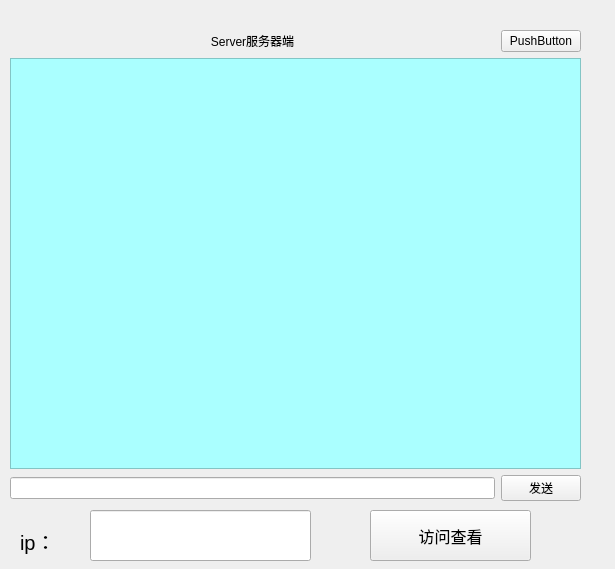
<?xml version="1.0" encoding="UTF-8"?>
<ui version="4.0">
 <class>Widget</class>
 <widget class="QWidget" name="Widget">
  <property name="geometry">
   <rect>
    <x>0</x>
    <y>0</y>
    <width>615</width>
    <height>569</height>
   </rect>
  </property>
  <property name="windowTitle">
   <string>Widget</string>
  </property>
  <widget class="QWidget" name="layoutWidget">
   <property name="geometry">
    <rect>
     <x>10</x>
     <y>30</y>
     <width>571</width>
     <height>471</height>
    </rect>
   </property>
   <layout class="QGridLayout" name="gridLayout">
    <item row="1" column="0" colspan="2">
     <widget class="QTextBrowser" name="textBrowser">
      <property name="palette">
       <palette>
        <active>
         <colorrole role="WindowText">
          <brush brushstyle="SolidPattern">
           <color alpha="255">
            <red>0</red>
            <green>0</green>
            <blue>0</blue>
           </color>
          </brush>
         </colorrole>
         <colorrole role="Button">
          <brush brushstyle="SolidPattern">
           <color alpha="255">
            <red>170</red>
            <green>255</green>
            <blue>255</blue>
           </color>
          </brush>
         </colorrole>
         <colorrole role="Text">
          <brush brushstyle="SolidPattern">
           <color alpha="255">
            <red>0</red>
            <green>0</green>
            <blue>0</blue>
           </color>
          </brush>
         </colorrole>
         <colorrole role="Base">
          <brush brushstyle="SolidPattern">
           <color alpha="255">
            <red>170</red>
            <green>255</green>
            <blue>255</blue>
           </color>
          </brush>
         </colorrole>
         <colorrole role="Window">
          <brush brushstyle="SolidPattern">
           <color alpha="255">
            <red>170</red>
            <green>255</green>
            <blue>255</blue>
           </color>
          </brush>
         </colorrole>
         <colorrole role="PlaceholderText">
          <brush brushstyle="SolidPattern">
           <color alpha="128">
            <red>85</red>
            <green>170</green>
            <blue>127</blue>
           </color>
          </brush>
         </colorrole>
        </active>
        <inactive>
         <colorrole role="WindowText">
          <brush brushstyle="SolidPattern">
           <color alpha="255">
            <red>0</red>
            <green>0</green>
            <blue>0</blue>
           </color>
          </brush>
         </colorrole>
         <colorrole role="Button">
          <brush brushstyle="SolidPattern">
           <color alpha="255">
            <red>170</red>
            <green>255</green>
            <blue>255</blue>
           </color>
          </brush>
         </colorrole>
         <colorrole role="Text">
          <brush brushstyle="SolidPattern">
           <color alpha="255">
            <red>0</red>
            <green>0</green>
            <blue>0</blue>
           </color>
          </brush>
         </colorrole>
         <colorrole role="Base">
          <brush brushstyle="SolidPattern">
           <color alpha="255">
            <red>170</red>
            <green>255</green>
            <blue>255</blue>
           </color>
          </brush>
         </colorrole>
         <colorrole role="Window">
          <brush brushstyle="SolidPattern">
           <color alpha="255">
            <red>170</red>
            <green>255</green>
            <blue>255</blue>
           </color>
          </brush>
         </colorrole>
         <colorrole role="PlaceholderText">
          <brush brushstyle="SolidPattern">
           <color alpha="128">
            <red>85</red>
            <green>170</green>
            <blue>127</blue>
           </color>
          </brush>
         </colorrole>
        </inactive>
        <disabled>
         <colorrole role="WindowText">
          <brush brushstyle="SolidPattern">
           <color alpha="255">
            <red>120</red>
            <green>120</green>
            <blue>120</blue>
           </color>
          </brush>
         </colorrole>
         <colorrole role="Button">
          <brush brushstyle="SolidPattern">
           <color alpha="255">
            <red>170</red>
            <green>255</green>
            <blue>255</blue>
           </color>
          </brush>
         </colorrole>
         <colorrole role="Text">
          <brush brushstyle="SolidPattern">
           <color alpha="255">
            <red>120</red>
            <green>120</green>
            <blue>120</blue>
           </color>
          </brush>
         </colorrole>
         <colorrole role="Base">
          <brush brushstyle="SolidPattern">
           <color alpha="255">
            <red>170</red>
            <green>255</green>
            <blue>255</blue>
           </color>
          </brush>
         </colorrole>
         <colorrole role="Window">
          <brush brushstyle="SolidPattern">
           <color alpha="255">
            <red>170</red>
            <green>255</green>
            <blue>255</blue>
           </color>
          </brush>
         </colorrole>
         <colorrole role="PlaceholderText">
          <brush brushstyle="SolidPattern">
           <color alpha="128">
            <red>0</red>
            <green>0</green>
            <blue>0</blue>
           </color>
          </brush>
         </colorrole>
        </disabled>
       </palette>
      </property>
      <property name="html">
       <string>&lt;!DOCTYPE HTML PUBLIC &quot;-//W3C//DTD HTML 4.0//EN&quot; &quot;http://www.w3.org/TR/REC-html40/strict.dtd&quot;&gt;
&lt;html&gt;&lt;head&gt;&lt;meta name=&quot;qrichtext&quot; content=&quot;1&quot; /&gt;&lt;style type=&quot;text/css&quot;&gt;
p, li { white-space: pre-wrap; }
&lt;/style&gt;&lt;/head&gt;&lt;body style=&quot; font-family:'SimSun'; font-size:9pt; font-weight:400; font-style:normal;&quot;&gt;
&lt;p style=&quot;-qt-paragraph-type:empty; margin-top:0px; margin-bottom:0px; margin-left:0px; margin-right:0px; -qt-block-indent:0; text-indent:0px;&quot;&gt;&lt;br /&gt;&lt;/p&gt;&lt;/body&gt;&lt;/html&gt;</string>
      </property>
     </widget>
    </item>
    <item row="2" column="1">
     <widget class="QPushButton" name="pushButton">
      <property name="text">
       <string>发送</string>
      </property>
     </widget>
    </item>
    <item row="0" column="0">
     <widget class="QLabel" name="label">
      <property name="styleSheet">
       <string notr="true">font: 28pt &quot;Arial&quot;;</string>
      </property>
      <property name="text">
       <string>Server服务器端</string>
      </property>
      <property name="scaledContents">
       <bool>false</bool>
      </property>
      <property name="alignment">
       <set>Qt::AlignCenter</set>
      </property>
     </widget>
    </item>
    <item row="2" column="0">
     <widget class="QLineEdit" name="lineEdit"/>
    </item>
    <item row="0" column="1">
     <widget class="QPushButton" name="sendbtn">
      <property name="text">
       <string>PushButton</string>
      </property>
     </widget>
    </item>
   </layout>
  </widget>
  <widget class="QPushButton" name="genQrBtn">
   <property name="geometry">
    <rect>
     <x>370</x>
     <y>510</y>
     <width>161</width>
     <height>51</height>
    </rect>
   </property>
   <property name="font">
    <font>
     <pointsize>12</pointsize>
    </font>
   </property>
   <property name="text">
    <string>访问查看</string>
   </property>
  </widget>
  <widget class="QLineEdit" name="ipEdit">
   <property name="geometry">
    <rect>
     <x>90</x>
     <y>510</y>
     <width>221</width>
     <height>51</height>
    </rect>
   </property>
   <property name="font">
    <font>
     <pointsize>12</pointsize>
    </font>
   </property>
  </widget>
  <widget class="QLabel" name="label_2">
   <property name="geometry">
    <rect>
     <x>20</x>
     <y>520</y>
     <width>61</width>
     <height>41</height>
    </rect>
   </property>
   <property name="font">
    <font>
     <pointsize>15</pointsize>
    </font>
   </property>
   <property name="text">
    <string>ip：</string>
   </property>
  </widget>
 </widget>
 <resources/>
 <connections/>
</ui>
